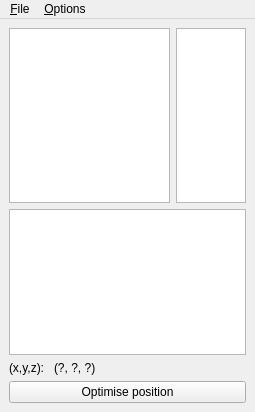
<?xml version="1.0" encoding="UTF-8"?>
<ui version="4.0">
 <class>MainWindow</class>
 <widget class="QMainWindow" name="MainWindow">
  <property name="geometry">
   <rect>
    <x>0</x>
    <y>0</y>
    <width>255</width>
    <height>412</height>
   </rect>
  </property>
  <property name="sizePolicy">
   <sizepolicy hsizetype="Preferred" vsizetype="Preferred">
    <horstretch>1</horstretch>
    <verstretch>1</verstretch>
   </sizepolicy>
  </property>
  <property name="windowTitle">
   <string>qudi: Optimizer</string>
  </property>
  <widget class="QWidget" name="centralwidget">
   <layout class="QGridLayout" name="gridLayout_2">
    <item row="0" column="0">
     <layout class="QGridLayout" name="gridLayout">
      <item row="4" column="0">
       <widget class="PlotWidget" name="xy_refocus_ViewWidget">
        <property name="sizePolicy">
         <sizepolicy hsizetype="Expanding" vsizetype="Expanding">
          <horstretch>0</horstretch>
          <verstretch>6</verstretch>
         </sizepolicy>
        </property>
       </widget>
      </item>
      <item row="4" column="1">
       <widget class="PlotWidget" name="xy_refocus_cb_ViewWidget">
        <property name="maximumSize">
         <size>
          <width>70</width>
          <height>16777215</height>
         </size>
        </property>
       </widget>
      </item>
      <item row="5" column="0" colspan="2">
       <widget class="PlotWidget" name="xz_refocus_ViewWidget">
        <property name="sizePolicy">
         <sizepolicy hsizetype="Expanding" vsizetype="Expanding">
          <horstretch>0</horstretch>
          <verstretch>5</verstretch>
         </sizepolicy>
        </property>
       </widget>
      </item>
     </layout>
    </item>
    <item row="1" column="0">
     <layout class="QHBoxLayout" name="horizontalLayout">
      <item>
       <widget class="QLabel" name="x_label">
        <property name="sizePolicy">
         <sizepolicy hsizetype="Fixed" vsizetype="Preferred">
          <horstretch>0</horstretch>
          <verstretch>0</verstretch>
         </sizepolicy>
        </property>
        <property name="text">
         <string>(x,y,z): </string>
        </property>
       </widget>
      </item>
      <item>
       <widget class="QLabel" name="optimal_coordinates">
        <property name="toolTip">
         <string>This text is selectable.  Copy and paste into labnotes.</string>
        </property>
        <property name="text">
         <string>(?, ?, ?)</string>
        </property>
        <property name="textInteractionFlags">
         <set>Qt::LinksAccessibleByMouse|Qt::TextSelectableByKeyboard|Qt::TextSelectableByMouse</set>
        </property>
       </widget>
      </item>
     </layout>
    </item>
    <item row="2" column="0">
     <widget class="QPushButton" name="optimiseButton">
      <property name="text">
       <string>Optimise position</string>
      </property>
     </widget>
    </item>
   </layout>
  </widget>
  <widget class="QMenuBar" name="menubar">
   <property name="geometry">
    <rect>
     <x>0</x>
     <y>0</y>
     <width>255</width>
     <height>20</height>
    </rect>
   </property>
   <widget class="QMenu" name="menuOptions">
    <property name="title">
     <string>&amp;Options</string>
    </property>
    <addaction name="action_Settings"/>
   </widget>
   <widget class="QMenu" name="menu_File">
    <property name="title">
     <string>&amp;File</string>
    </property>
    <addaction name="separator"/>
    <addaction name="action_Exit"/>
   </widget>
   <addaction name="menu_File"/>
   <addaction name="menuOptions"/>
  </widget>
  <action name="action_Settings">
   <property name="text">
    <string>&amp;Settings</string>
   </property>
  </action>
  <action name="action_Exit">
   <property name="text">
    <string>&amp;Exit</string>
   </property>
  </action>
 </widget>
 <customwidgets>
  <customwidget>
   <class>PlotWidget</class>
   <extends>QGraphicsView</extends>
   <header>pyqtgraph.h</header>
  </customwidget>
 </customwidgets>
 <resources/>
 <connections>
  <connection>
   <sender>action_Exit</sender>
   <signal>triggered()</signal>
   <receiver>MainWindow</receiver>
   <slot>close()</slot>
   <hints>
    <hint type="sourcelabel">
     <x>-1</x>
     <y>-1</y>
    </hint>
    <hint type="destinationlabel">
     <x>234</x>
     <y>421</y>
    </hint>
   </hints>
  </connection>
 </connections>
</ui>
